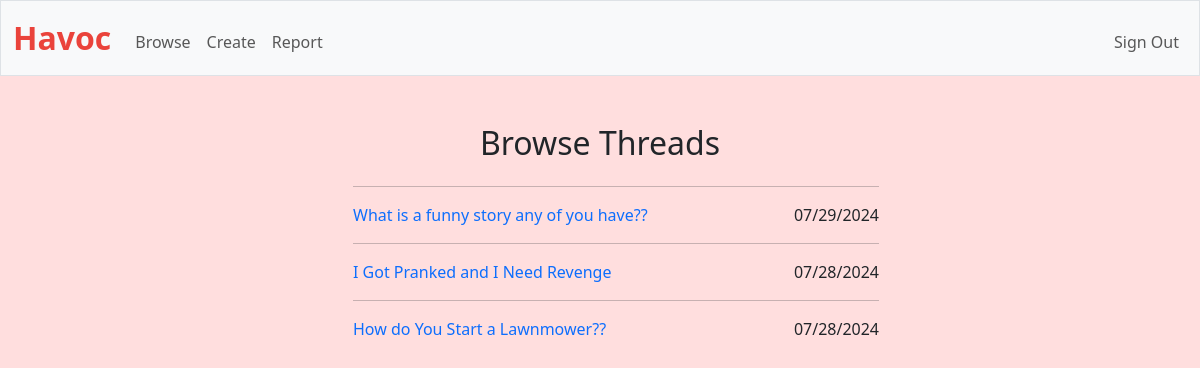
/forums (signed in), run on the app's committed database.
### tables this page shows
CREATE TABLE threads (id INTEGER PRIMARY KEY, title TEXT, user TEXT, created TIMESTAMP DEFAULT CURRENT_TIMESTAMP, content TEXT);

### app.py (the view)
@app.route("/forums", methods=["GET", "POST"])
@login_required
def forums():
    if request.method == "GET":
        threadS = db.execute("SELECT * FROM threads ORDER BY created DESC")
        print("rendered forums")
        for thread in threadS:
            created = thread["created"]
            datetime_object = datetime.strptime(created, '%Y-%m-%d %H:%M:%S')
            thread["formatted_created"] = datetime_object.strftime('%m/%d/%Y')
        return render_template('forums.html', threads=threadS)

### app.py (called while the page is built)
@app.after_request
def after_request(response):
    response.headers["Cache-Control"] = "no-cache, no-store, must-revalidate"
    response.headers["Expires"] = 0
    response.headers["Pragma"] = "no-cache"
    return response

### helpers.py (called while the page is built)
def login_required(f):
    @wraps(f)
    def decorated_function(*args, **kwargs):
        if session.get("user_id") is None:
            print("not signed in")
            return redirect("/signin")
        return f(*args, **kwargs)
    return decorated_function

### templates/forums.html (shortened to what this page needs)
{% extends "layout.html" %}
{% block main %}
    <header class="mb-1">
        <h2> Browse Threads </h2>
    </header>
    <div class = 'scrollmenu'>
        <ul class="mx-auto w-50">
            {% for thread in threads %}
            <hr>
            <li class='list' style='display: flex; justify-content: space-between;'>
                <a style="text-decoration: none;" href="/thread/{{ thread.id }}">{{ thread.title }}</a>
                <span>{{ thread.formatted_created }}</span>
              </li>
            {% endfor %}
        </ul>
    </div>
{% endblock %}

### static/styles.css (style rules this page uses)
.scrollmenu { height:500px; overflow: auto; }
.list { list-style-type: none; }
body { background-color: rgb(255, 222, 222); }

### data on the page
threads: title "What is a funny story any of you have??", formatted_created "07/29/2024"
threads: title "I Got Pranked and I Need Revenge", formatted_created "07/28/2024"
threads: title "How do You Start a Lawnmower??", formatted_created "07/28/2024"
